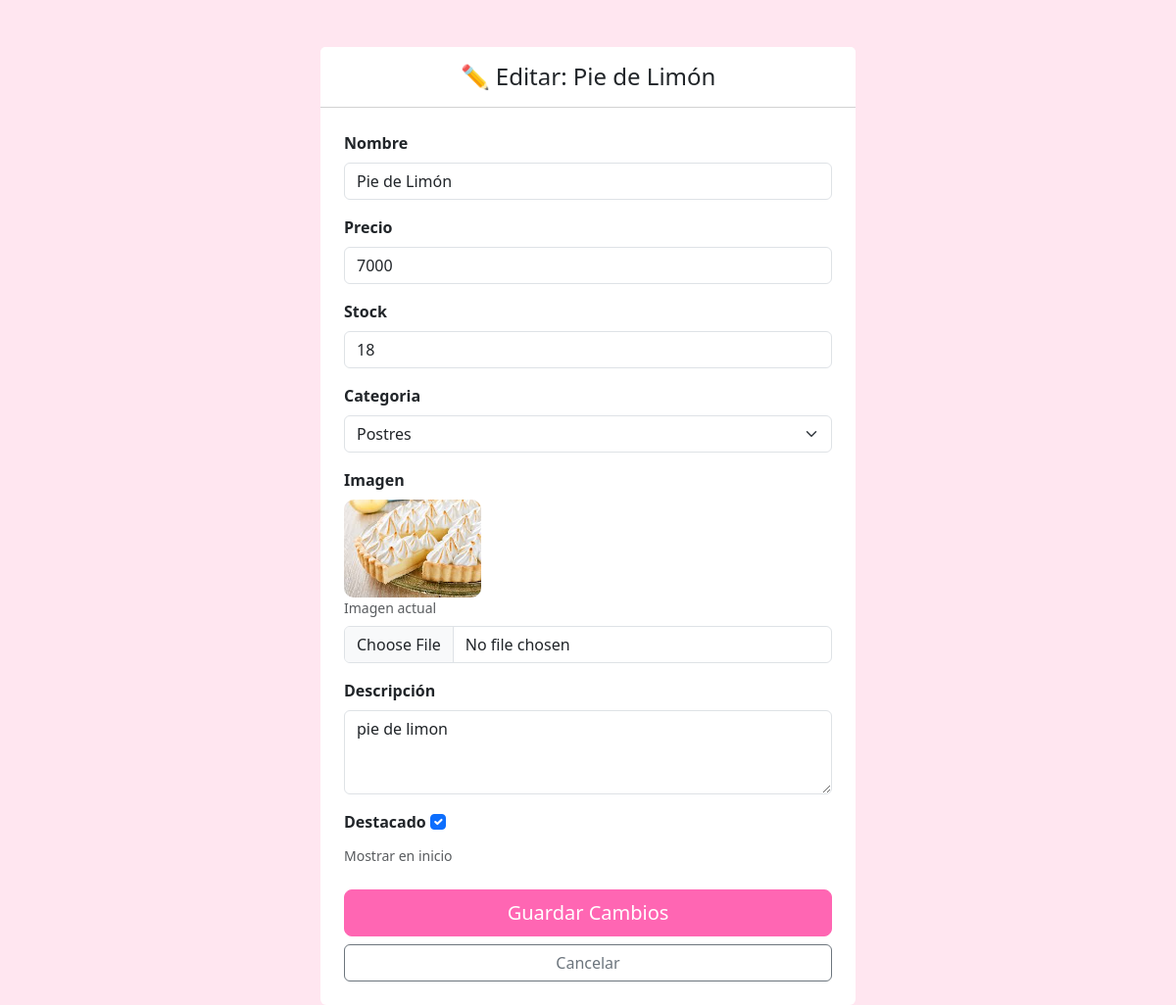
Page /panel/productos/editar/5/ (signed in) on the committed database.
### adminpanel/models.py (models this page shows, shortened)
class Producto(models.Model):
    CATEGORIAS = [
        ('vitrina', 'Repostería de vitrina'),
        ('tortas', 'Tortas'),
        ('postres', 'Postres'),
    ]
    nombre = models.CharField(max_length=100)
    precio = models.IntegerField(verbose_name="Precio")
    categoria = models.CharField(max_length=20, choices=CATEGORIAS)
    descripcion = models.TextField(
        blank=True,
        null=True,
        verbose_name="Descripción"
    )
    imagen = models.ImageField(
        upload_to='productos/',
        null=True,
        blank=True
    )
    stock = models.PositiveIntegerField(default=0)
    destacado = models.BooleanField(
        default=False,
        help_text="Mostrar en inicio"
    )

### adminpanel/views.py (the view)
# urls.py: path('productos/editar/<int:pk>/', views.editar_producto, name='editar_producto'),
@staff_member_required
def editar_producto(request, pk):
    producto = get_object_or_404(Producto, pk=pk)
    if request.method == 'POST':
        form = ProductoForm(request.POST, request.FILES, instance=producto)
        if form.is_valid():
            form.save()
            messages.success(request, 'Producto actualizado correctamente.')
            return redirect('adminpanel:productos')
    else:
        form = ProductoForm(instance=producto)
    return render(request, 'adminpanel/producto_editar.html', {'form': form, 'producto': producto})

### adminpanel/forms.py
class ProductoForm(forms.ModelForm):
    class Meta:
        model = Producto
        fields = ['nombre', 'precio', 'stock', 'categoria', 'imagen', 'descripcion', 'destacado']
        widgets = {
            'nombre': forms.TextInput(attrs={'class': 'form-control'}),
            'precio': forms.NumberInput(attrs={'class': 'form-control'}),
            'stock': forms.NumberInput(attrs={'class': 'form-control'}),
            'categoria': forms.Select(attrs={'class': 'form-select'}),
            'imagen': forms.FileInput(attrs={'class': 'form-control'}),
            'descripcion': forms.Textarea(attrs={'class': 'form-control', 'rows': 3}),
            'destacado': forms.CheckboxInput(attrs={'class': 'form-check-input'}),
        }

### adminpanel/templates/adminpanel/producto_editar.html (shortened to what this page needs)
{% load static %}
<!DOCTYPE html>
<html lang="es">
<head>
    <link href="https://cdn.jsdelivr.net/npm/bootstrap@5.3.3/dist/css/bootstrap.min.css" rel="stylesheet">
</head>
<body>
    <div class="container mt-5">
        <div class="row justify-content-center">
            <div class="col-md-8 col-lg-6">
                <div class="card">
                    <div class="card-header bg-white text-center py-3">
                        <h4 class="mb-0">✏️ Editar: {{ producto.nombre }}</h4>
                    </div>
                    <div class="card-body p-4">
                        <form method="post" enctype="multipart/form-data">
                            {% for field in form %}
                            <div class="mb-3">
                                <label class="form-label fw-bold">{{ field.label }}</label>
                                {% if field.name == 'imagen' and producto.imagen %}
                                    <div class="mb-2">
                                        <img src="{{ producto.imagen.url }}" alt="Actual" style="height: 100px; object-fit: cover; border-radius: 10px;">
                                        <small class="text-muted d-block">Imagen actual</small>
                                    </div>
                                {% endif %}
                                {{ field }}
                                {% if field.help_text %}
                                    <div class="form-text">{{ field.help_text }}</div>
                                {% endif %}
                            </div>
                            {% endfor %}
                            <div class="d-grid gap-2 mt-4">
                                <button type="submit" class="btn btn-primary btn-lg">Guardar Cambios</button>
                                <a href="{% url 'adminpanel:productos' %}" class="btn btn-outline-secondary">Cancelar</a>
                            </div>
                        </form>
                    </div>
                </div>
            </div>
        </div>
    </div>
</body>
</html>

### adminpanel/templates/adminpanel/producto_editar.html (style rules this page uses)
body { background-color: #ffe6f0; }
.card { border: none; shadow: 0 4px 6px rgba(0,0,0,0.1); }
.btn-primary { background-color: #ff66b3; border-color: #ff66b3; }

### rows in the picture
Producto: nombre "Pie de Limón", form "Pie de Limón" "7000" "18" "Postres" "pie de limon" "☑", imagen (picture)

### other values in the picture
{{ field.label }} "Nombre" "Precio" "Stock" "Categoria" "Imagen" "Descripción" "Destacado"
{{ field.help_text }} "Mostrar en inicio"
